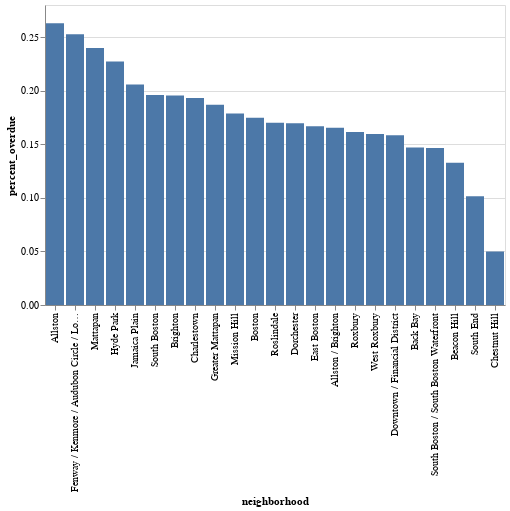

Notebook code for this chart:
### Markdown cell above
Less affluent neighbourhoods such as Hyde Park, East Boston, and Charlestown were among those where it took longest for 311 requests to be answered. Requests were answered most quickly in South Boston, which has gentrified rapidly over the past ten years.

#### Percentage of requests marked as overdue
Many of the service requests were marked as overdue, as they missed their target completion date or were still open. The proportion of requests marked as overdue was compiled by neighbourhood, and is shown beneath.

### Code cell
#!sql2csv --db postgresql:///desmondmolloy /Users/desmondmolloy/Desktop/Repositories/SQL_learning_Molloy/Percent_overdue.sql  > percent_overdue.csv
import altair as alt
import pandas as pd
overdue=pd.read_csv('percent_overdue.csv')
timechart=alt.Chart(overdue).mark_bar().encode(
    x=alt.X('neighborhood:N', sort='-y'),
    y='percent_overdue')
timechart

### Figure 1 — Vega-Lite specification as saved in the notebook (floating-point values rounded to 4 significant figures)
{"config": {"view": {"continuousWidth": 400, "continuousHeight": 300}}, "data": {"name": "data-a3dd0c731f1bc004cb83e9902466f419"}, "mark": "bar", "encoding": {"x": {"type": "nominal", "field": "neighborhood", "sort": "-y"}, "y": {"type": "quantitative", "field": "percent_overdue"}}, "$schema": "https://vega.github.io/schema/vega-lite/v4.8.1.json", "datasets": {"data-a3dd0c731f1bc004cb83e9902466f419": [{"percent_overdue": 0.263, "neighborhood": "Allston"}, {"percent_overdue": 0.1655, "neighborhood": "Allston / Brighton"}, {"percent_overdue": 0.147, "neighborhood": "Back Bay"}, {"percent_overdue": 0.1327, "neighborhood": "Beacon Hill"}, {"percent_overdue": 0.1748, "neighborhood": "Boston"}, {"percent_overdue": 0.1955, "neighborhood": "Brighton"}, {"percent_overdue": 0.1931, "neighborhood": "Charlestown"}, {"percent_overdue": 0.05, "neighborhood": "Chestnut Hill"}, {"percent_overdue": 0.1696, "neighborhood": "Dorchester"}, {"percent_overdue": 0.1584, "neighborhood": "Downtown / Financial District"}, {"percent_overdue": 0.1669, "neighborhood": "East Boston"}, {"percent_overdue": 0.2526, "neighborhood": "Fenway / Kenmore / Audubon Circle / Longwood"}, {"percent_overdue": 0.1868, "neighborhood": "Greater Mattapan"}, {"percent_overdue": 0.2272, "neighborhood": "Hyde Park"}, {"percent_overdue": 0.2058, "neighborhood": "Jamaica Plain"}, {"percent_overdue": 0.2398, "neighborhood": "Mattapan"}, {"percent_overdue": 0.1788, "neighborhood": "Mission Hill"}, {"percent_overdue": 0.17, "neighborhood": "Roslindale"}, {"percent_overdue": 0.1614, "neighborhood": "Roxbury"}, {"percent_overdue": 0.196, "neighborhood": "South Boston"}, {"percent_overdue": 0.1466, "neighborhood": "South Boston / South Boston Waterfront"}, {"percent_overdue": 0.1015, "neighborhood": "South End"}, {"percent_overdue": 0.1596, "neighborhood": "West Roxbury"}]}}
